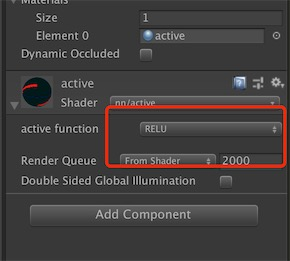
#> input picture image/mode1.jpg, 290 x 261 px
$ python -i img_augm.py   (imports and definitions only)   (older library calls are emulated)
#> lines starting #> are read from the running program, lines starting #| are printed output that depends on the picture
#> further down, picture is the input picture: shape (261, 290, 3); mean B, G, R 62.9, 63.4, 67.1
#!/usr/bin/env python
# -*- coding: utf-8 -*-
# @Author: penghuailiang
# @Date  : 2019-04-12

import numpy as np
import scipy.misc
import cv2
from PIL import Image


class Augmentor():
    def __init__(self,
                 crop_size=(256, 256),
                 scale_augm_prb=0.5, scale_augm_range=0.2,
                 rotation_augm_prb=0.5, rotation_augm_range=0.15,
                 hsv_augm_prb=1.0,
                 hue_augm_shift=0.05,
                 saturation_augm_shift=0.05, saturation_augm_scale=0.05,
                 value_augm_shift=0.05, value_augm_scale=0.05,
                 affine_trnsfm_prb=0.5, affine_trnsfm_range=0.05,
                 horizontal_flip_prb=0.5,
                 vertical_flip_prb=0.5):

        self.crop_size = crop_size

        self.scale_augm_prb = scale_augm_prb
        self.scale_augm_range = scale_augm_range

        self.rotation_augm_prb = rotation_augm_prb
        self.rotation_augm_range = rotation_augm_range

        self.hsv_augm_prb = hsv_augm_prb
        self.hue_augm_shift = hue_augm_shift
        self.saturation_augm_scale = saturation_augm_scale
        self.saturation_augm_shift = saturation_augm_shift
        self.value_augm_scale = value_augm_scale
        self.value_augm_shift = value_augm_shift

        self.affine_trnsfm_prb = affine_trnsfm_prb
        self.affine_trnsfm_range = affine_trnsfm_range

        self.horizontal_flip_prb = horizontal_flip_prb
        self.vertical_flip_prb = vertical_flip_prb

    def __call__(self, image, is_inference=False):
#> called with is_inference = False
        if is_inference:
            return cv2.resize(
                image,
                None,
                fx=self.crop_size[0],
                fy=self.crop_size[1],
                interpolation=cv2.INTER_CUBIC)

        # If not inference stage apply the pipeline of augmentations.
        if self.scale_augm_prb > np.random.uniform():
            image = self.scale(
                image=image,
                scale_x=1. +
                np.random.uniform(
                    low=-
                    self.scale_augm_range,
                    high=-
                    self.scale_augm_range),
                scale_y=1. +
                np.random.uniform(
                    low=-
                    self.scale_augm_range,
                    high=-
                    self.scale_augm_range))

        rows, cols, ch = image.shape
#> rows = 261; cols = 290; ch = 3
        image = np.pad(array=image, pad_width=[
                       [rows // 4, rows // 4], [cols // 4, cols // 4], [0, 0]], mode='reflect')
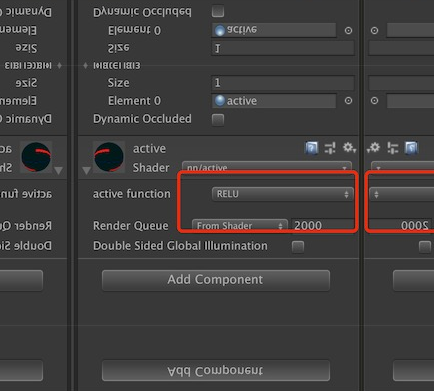
#> image: shape (391, 434, 3); mean of channels 0, 1, 2 62.2, 62.4, 64.7; drawn as B, G, R
        if self.rotation_augm_prb > np.random.uniform():
            image = self.rotate(
                image=image,
                angle=np.random.uniform(
                    low=-self.rotation_augm_range * 90.,
                    high=self.rotation_augm_range * 90.))

        if self.affine_trnsfm_prb > np.random.uniform():
            image = self.affine(image=image,
                                rng=self.affine_trnsfm_range
                                )
        image = image[(rows // 4):-(rows // 4), (cols // 4):-(cols // 4), :]

        # Crop out patch of desired size.
        image = self.crop(image=image,
                          crop_size=self.crop_size
                          )

        if self.hsv_augm_prb > np.random.uniform():
            image = self.hsv_transform(
                image=image,
                hue_shift=self.hue_augm_shift,
                saturation_shift=self.saturation_augm_shift,
                saturation_scale=self.saturation_augm_scale,
                value_shift=self.value_augm_shift,
                value_scale=self.value_augm_scale)

        if self.horizontal_flip_prb > np.random.uniform():
            image = self.horizontal_flip(image)

        if self.vertical_flip_prb > np.random.uniform():
            image = self.vertical_flip(image)

        return image

    # [28 lines left out: functions scale, rotate, not called in this run]

    def crop(self, image, crop_size=(256, 256)):
#> called with crop_size = (256, 256)
        rows, cols, chs = image.shape
#> rows = 261; cols = 290; chs = 3
        x = int(np.random.uniform(low=0, high=max(0, rows - crop_size[0])))
#> x = 2
        y = int(np.random.uniform(low=0, high=max(0, cols - crop_size[1])))
#> y = 14

        image = image[x:x + crop_size[0], y:y + crop_size[1], :]
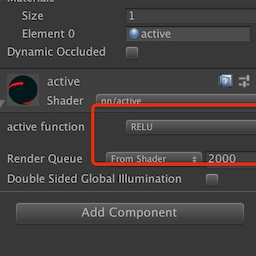
#> image: shape (256, 256, 3); mean of channels 0, 1, 2 64, 64.4, 67.9; drawn as B, G, R
        # If the input image was too small to comprise patch of size crop_size,
        # resize obtained patch to desired size.
        if image.shape[0] < crop_size[0] or image.shape[1] < crop_size[1]:
            image = scipy.misc.imresize(arr=image, size=crop_size)
        return image

    def hsv_transform(self, image,
                      hue_shift=0.2,
                      saturation_shift=0.2, saturation_scale=0.2,
                      value_shift=0.2, value_scale=0.2,
                      ):

#> called with hue_shift = 0.05, saturation_shift = 0.05, saturation_scale = 0.05, value_shift = 0.05, value_scale = 0.05
        image = Image.fromarray(image)
        hsv = np.array(image.convert("HSV"), 'float64')
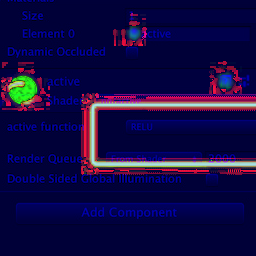
#> hsv: shape (256, 256, 3) float64; mean R, G, B 17.5, 10.1, 68.4

        # scale the values to fit between 0 and 1
        hsv /= 255.

        # do the scalings & shiftings
        hsv[..., 0] += np.random.uniform(-hue_shift, hue_shift)
        hsv[..., 1] *= np.random.uniform(1. /
                                         (1. +
                                          saturation_scale), 1. +
                                         saturation_scale)
#> hsv: shape (256, 256, 3) float64; mean R, G, B 0.0625, 0.0412, 0.268
        hsv[..., 1] += np.random.uniform(-saturation_shift, saturation_shift)
        hsv[..., 2] *= np.random.uniform(1. /
                                         (1. + value_scale), 1. + value_scale)
        hsv[..., 2] += np.random.uniform(-value_shift, value_shift)

        # cut off invalid values
        hsv.clip(0.01, 0.99, hsv)

        # round to full numbers
        hsv = np.uint8(np.round(hsv * 254.))

        # convert back to rgb image
        return np.asarray(Image.fromarray(hsv, "HSV").convert("RGB"))

    # [23 lines left out: function affine, not called in this run]

    def horizontal_flip(self, image):
        return image[:, ::-1, :]

    def vertical_flip(self, image):
        return image[::-1, :, :]

>>> import cv2
>>> picture = cv2.imread('../image/mode1.jpg')
>>> result = Augmentor()(picture)

$ run again, on image/mode2.jpg
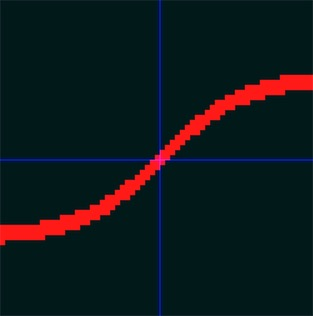
#> input picture image/mode2.jpg, 313 x 316 px
#> picture is the input picture: shape (316, 313, 3); mean B, G, R 27.4, 25.2, 14.8
#> in crop, `image = image[x:x + crop_size[0], y:y + crop_size[1], :]`:
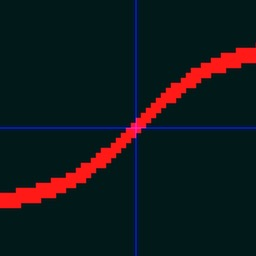
#> image: shape (256, 256, 3); mean of channels 0, 1, 2 27.7, 25, 17.8; drawn as B, G, R
#> in hsv_transform, `hsv[..., 1] += np.random.uniform(-saturation_shift, saturation_shift)`:
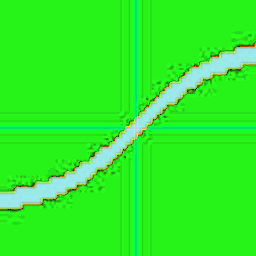
#> hsv: shape (256, 256, 3) float64; mean R, G, B 0.194, 1.02, 0.165; drawn with min black and max white

$ run again, on image/model2.jpg
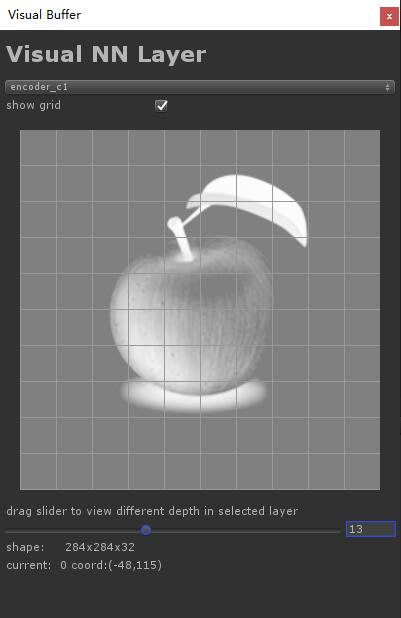
#> input picture image/model2.jpg, 401 x 618 px
#> picture is the input picture: shape (618, 401, 3); mean B, G, R 109.1, 109, 109.1
#> in crop, `image = image[x:x + crop_size[0], y:y + crop_size[1], :]`:
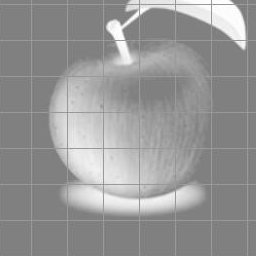
#> image: shape (256, 256, 3); min 110, max 255, mean 150.2
#> in hsv_transform, `hsv = np.array(image.convert("HSV"), 'float64')`:
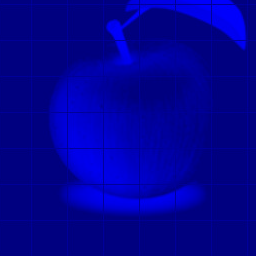
#> hsv: shape (256, 256, 3) float64; mean R, G, B 0, 0, 150.2
